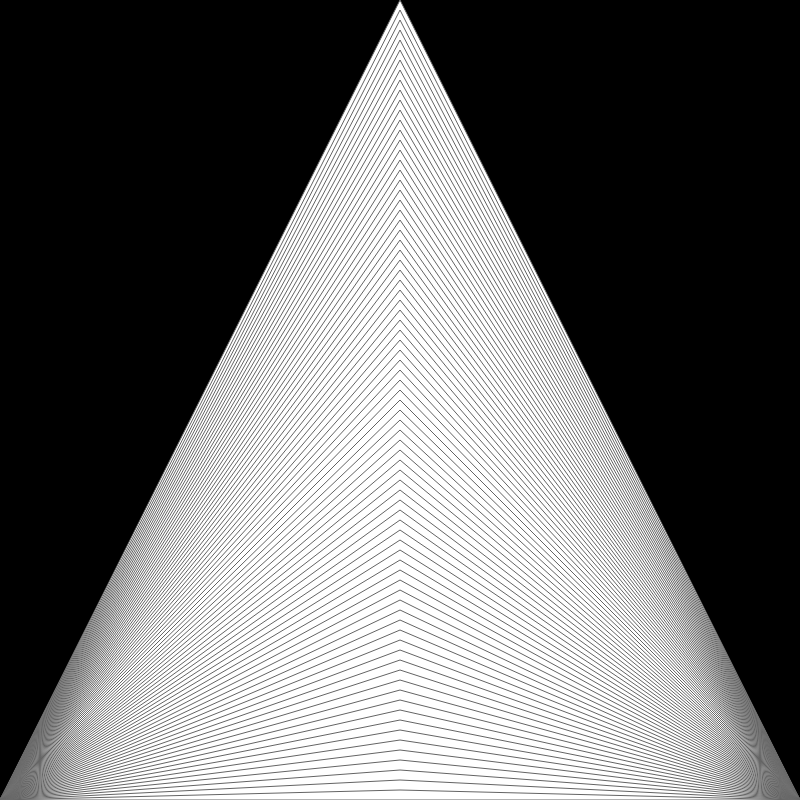
Frame 1 (no input)
Frame 60 (no input): identical to frame 1, image omitted
Frame 120 (the mouse pressed at the canvas centre since frame 60): identical to frame 1, image omitted

The p5.js sketch that drew this single still picture (run headless with seeded random() and noise() and a simulated clock; from frame 60 on, the mouse is pressed at the canvas centre):

// p5.js sketch
// ── sketch.js
function setup() {
  createCanvas(800, 800);
  background(255);
}

function draw() {
  background(0);
  stroke(100);

  for (let x = 0; x < 800; x = x + 10) {
    console.log(x)
    triangle(0, 800, width / 2, x, 800, 800);
  }
}


//  for(let x=0;x<100;x++){
//console.log(x)
//  line(x*10,0,width, x*10);
